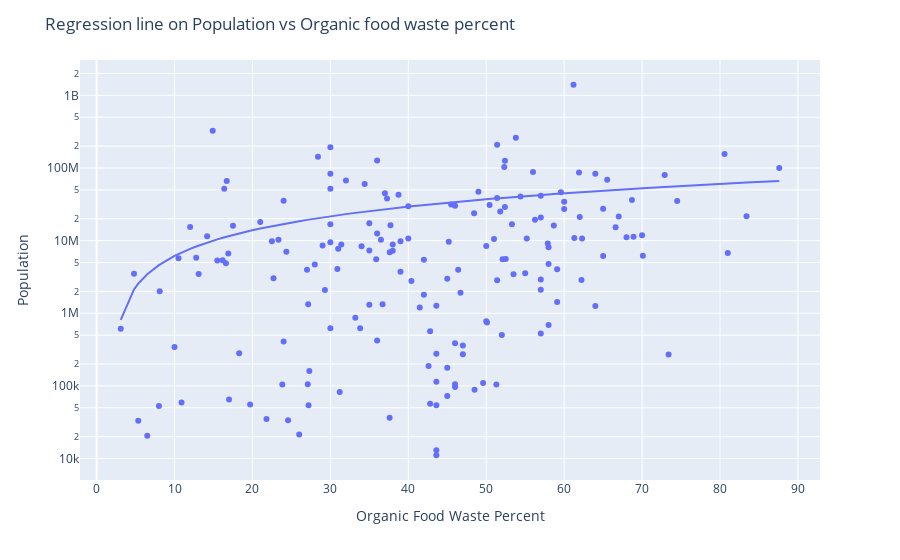

Write notebook code for a chart like this one.
### Markdown cell above
The below graph shows the trend between the population and Organic food waste percent. You can see a logistic regression trend between the organic food waste percent and population.

### Code cell
# showing the corelation between population and food waste percent by regression line

fig1 = px.scatter(country,x=country.organic_food_waste_percent,y=country.population, trendline = "ols", log_y = True)
fig1.update_layout(title='Regression line on Population vs Organic food waste percent',
                   xaxis_title="Organic Food Waste Percent", yaxis_title = "Population")
fig1.show()

### Figure 1 — Plotly figure (JSON) as saved in the notebook; plotly's stock layout.template omitted (floating-point values rounded to 4 significant figures; data arrays with more than 128 entries replaced by an {"elided": "..."} marker saying what was removed)
{"data": [{"hovertemplate": "organic_food_waste_percent=%{x}<br>population=%{y}<extra></extra>", "legendgroup": "", "marker": {"color": "#636efa", "symbol": "circle"}, "mode": "markers", "name": "", "orientation": "v", "showlegend": false, "type": "scatter", "x": {"elided": "174 float values"}, "xaxis": "x", "y": {"elided": "174 int values"}, "yaxis": "y"}, {"hovertemplate": "<b>OLS trendline</b><br>population = 773831 * organic_food_waste_percent + -1.58538e+06<br>R<sup>2</sup>=0.014882<br><br>organic_food_waste_percent=%{x}<br>population=%{y} <b>(trend)</b><extra></extra>", "legendgroup": "", "marker": {"color": "#636efa", "symbol": "circle"}, "mode": "lines", "name": "", "showlegend": false, "type": "scatter", "x": {"elided": "174 float values"}, "xaxis": "x", "y": {"elided": "174 float values"}, "yaxis": "y"}], "layout": {"legend": {"tracegroupgap": 0}, "margin": {"t": 60}, "title": {"text": "Regression line on Population vs Organic food waste percent"}, "xaxis": {"anchor": "y", "domain": [0, 1], "title": {"text": "Organic Food Waste Percent"}}, "yaxis": {"anchor": "x", "domain": [0, 1], "title": {"text": "Population"}, "type": "log"}}}
